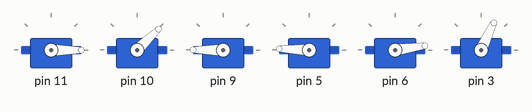
A sketch run on a simulated Arduino Uno, built with avr-gcc and run on an emulated ATmega328P. On the bench: 6 × servo.

Above: at 6.17 s.
At 10.19 s:
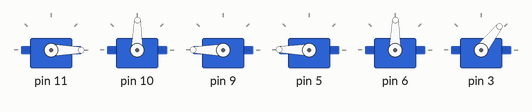
At 13.14 s:
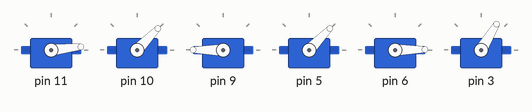
At 21.45 s:
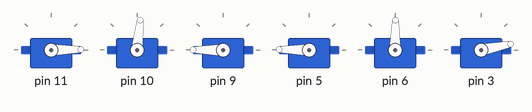
At 29.08 s:
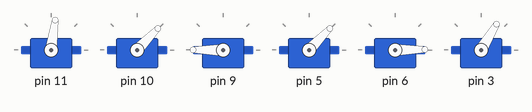
At 36.7 s:
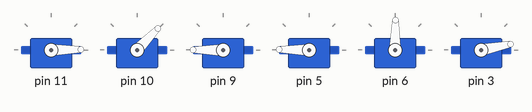
Timing chart, 0 to 40.0 s (numbered marks = the images above):
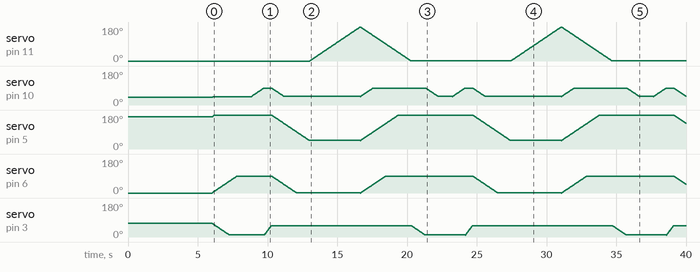

The sketch:

sample3.ino
```cpp
#include <Braccio.h>
#include <Servo.h>

Servo base;
Servo shoulder;
Servo elbow;
Servo wrist_ver;
Servo wrist_rot;
Servo gripper;

void setup(){
  Braccio.begin();
}

void loop(){
  Braccio.ServoMovement(20,    0,  45, 180, 180,  90,  10);
  delay(1000);
  Braccio.ServoMovement(20,    0,  90, 180, 180,  90,  10);
  Braccio.ServoMovement(10,    0,  90, 180, 180,  90,  60);
  Braccio.ServoMovement(20,    0,  45, 180,  45,   0,  60);
  Braccio.ServoMovement(20,  180,  45, 180,  45,   0,  60);
  Braccio.ServoMovement(20,    0,  90, 180, 180,  90,  60);
  //掴みを解除(M6を開く)
  Braccio.ServoMovement(20,    0,  90, 180, 180,  90,  10);

}
```
